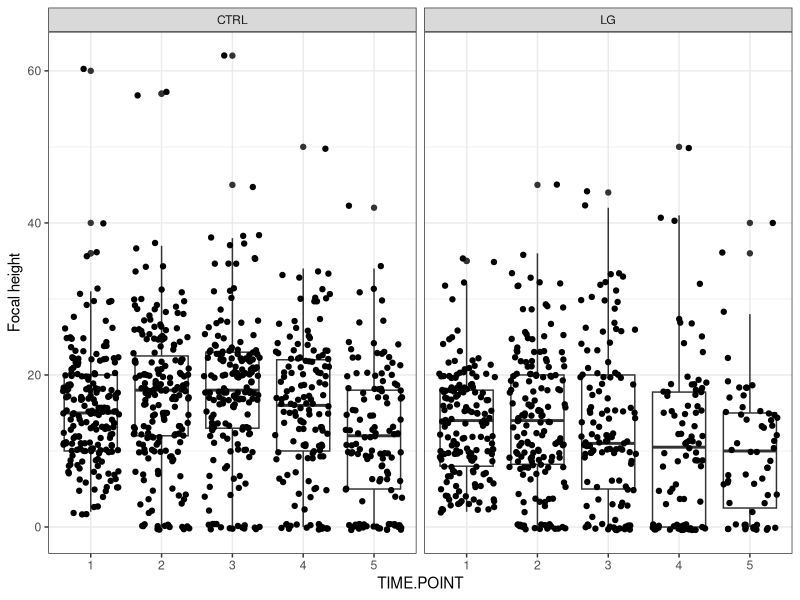
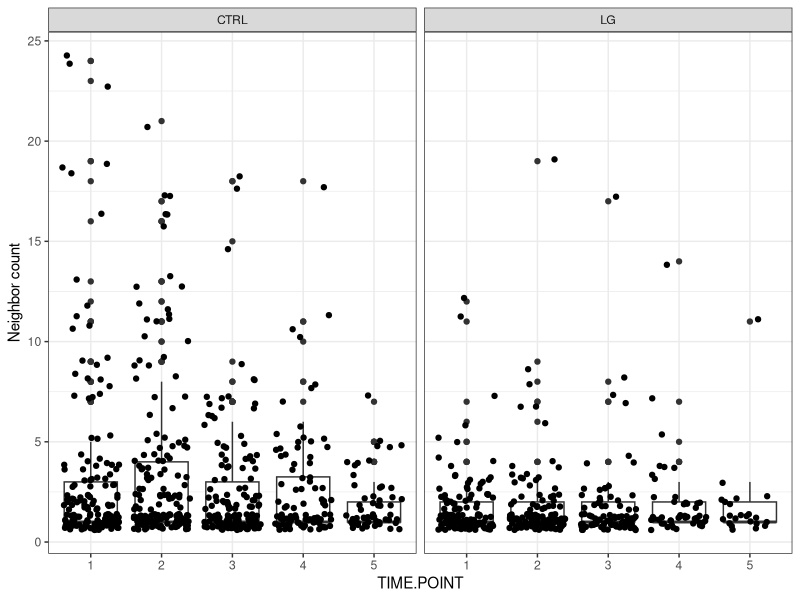
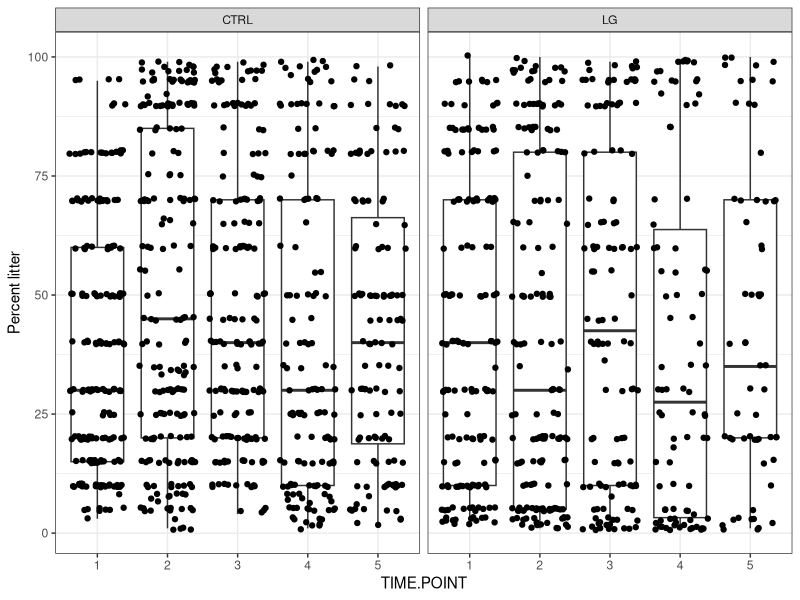
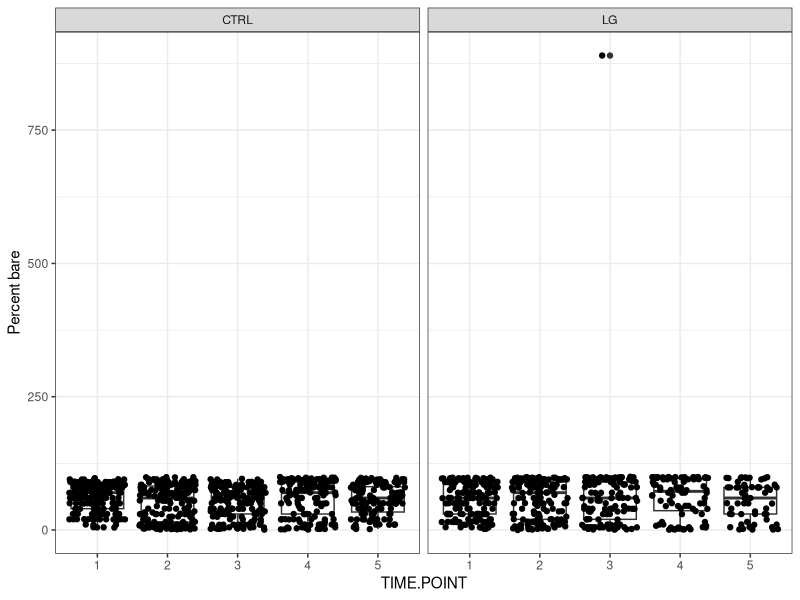
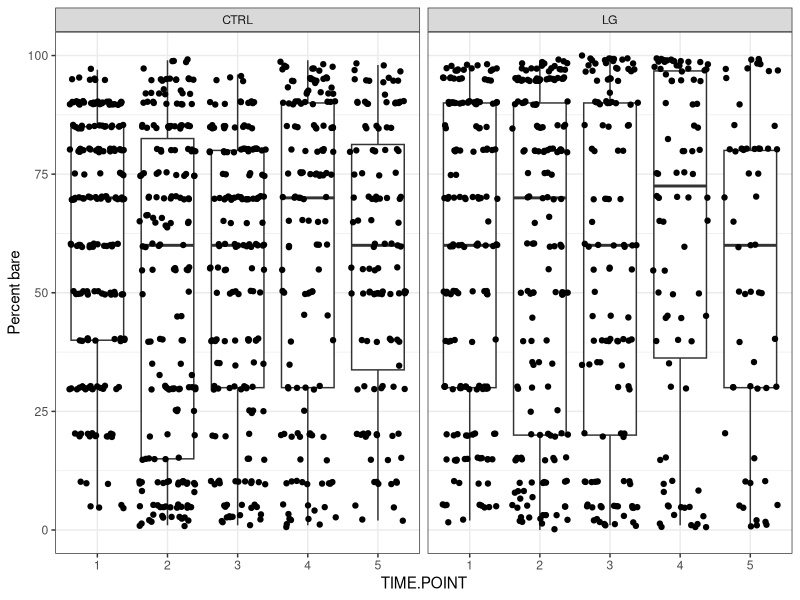
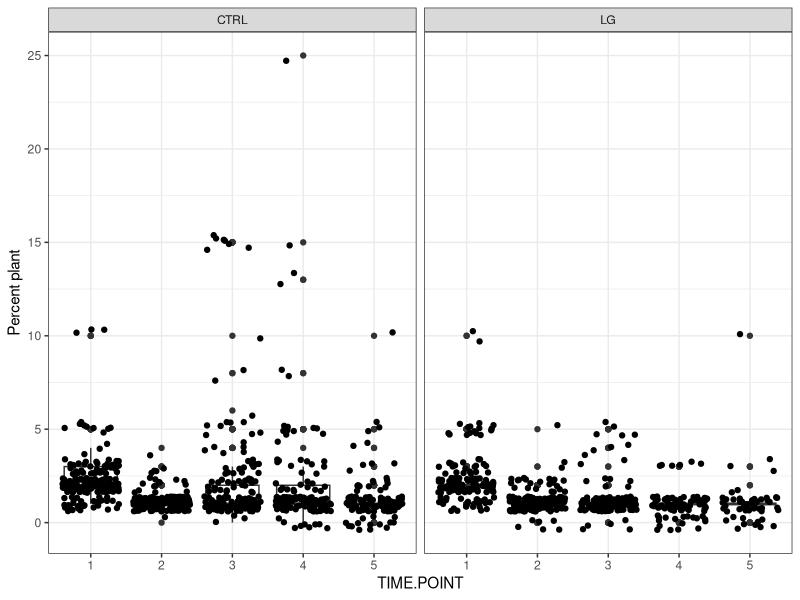

Here is the R script that generated these plots, in order:
library(tidyverse)

# Load data ---------------------------------------------------------------

raw <- read.csv("LUNA_COEXIST_ALL_CLEAN_FINAL.csv")


# Data wrangling ----------------------------------------------------------

# Data marked for use
dat.use <- raw %>% 
  filter(USE == "Y")

cols.num <- c("FOCAL_HT_mm", "FOCAL_Biomass_g", "NEIGH_CT", "AVG_NEIGH_HT_mm",
              "TALLEST_IN_30cm_mm", "Per_Litt", "Per_Bare", "Per_Plant",
              "Neigh_per_BD", "Neigh_per_FL", "Neigh_per_FR")
dat.use[cols.num] <- sapply(dat.use[cols.num], as.numeric)
dat.use$TIME.POINT <- as.character(dat.use$TIME.POINT)

# Divide into treatment and control
use.trt <- dat.use %>% 
  filter(TRT == "LG")

use.cntrl <- dat.use %>% 
  filter(TRT == "CTRL")

# Average values across time points
avg.time <- dat.use %>% 
  group_by(FOCAL, FOCAL_ID, TRT, NEIGH) %>% 
  summarise(focal.ht = mean(FOCAL_HT_mm, na.rm = TRUE),
            focal.biom = mean(FOCAL_Biomass_g, na.rm = TRUE),
            per.litt = mean(Per_Litt, na.rm = TRUE),
            per.bare = mean(Per_Bare, na.rm = TRUE),
            per.plant = mean(Per_Plant, na.rm = TRUE),
            neigh.ct = mean(NEIGH_CT, na.rm = TRUE),
            neigh.bd = mean(Neigh_per_BD, na.rm = TRUE),
            neigh.fl = mean(Neigh_per_FL, na.rm = TRUE), 
            neigh.fr = mean(Neigh_per_FR, na.rm = TRUE),
            .groups = "keep")

avg.trt <- avg.time %>% 
  filter(TRT == "LG")

avg.cntrl <- avg.time %>% 
  filter(TRT == "CTRL")



# Visualization by treatment over time ------------------------------------

# Function
viz <- function(cntrl.y, trt.y, y, h) {
  print(summary(aov(cntrl.y ~ use.cntrl$TIME.POINT)))
  print(TukeyHSD(aov(cntrl.y ~ use.cntrl$TIME.POINT)))
  
  print(summary(aov(trt.y ~ use.trt$TIME.POINT)))
  print(TukeyHSD(aov(trt.y ~ use.trt$TIME.POINT)))
  
  bxplot <- ggplot(dat.use, aes(x = TIME.POINT, y = y)) +
    geom_boxplot() +
    geom_jitter() +
    facet_wrap(~TRT) +
    theme_bw() +
    labs(y = h)
  bxplot

}

viz(use.cntrl$FOCAL_HT_mm, use.trt$FOCAL_HT_mm, dat.use$FOCAL_HT_mm, "Focal height")
viz(use.cntrl$NEIGH_CT, use.trt$NEIGH_CT, dat.use$NEIGH_CT, "Neighbor count")
viz(use.cntrl$Per_Litt, use.trt$Per_Litt, dat.use$Per_Litt, "Percent litter")

viz(use.cntrl$Per_Bare, use.trt$Per_Bare, dat.use$Per_Bare, "Percent bare") # outlier?
filter(dat.use, Per_Bare > 750) # 890?
bare.out <- filter(dat.use, Per_Bare < 750)
bare.out.c <- filter(bare.out, TRT == "CTRL")
bare.out.t <- filter(bare.out, TRT == "LG")
summary(aov(bare.out.c$Per_Bare ~ bare.out.c$TIME.POINT))
TukeyHSD(aov(bare.out.c$Per_Bare ~ bare.out.c$TIME.POINT))
summary(aov(bare.out.t$Per_Bare ~ bare.out.t$TIME.POINT))

ggplot(bare.out, aes(x = TIME.POINT, y = Per_Bare)) +
  geom_boxplot() +
  geom_jitter() +
  facet_wrap(~TRT) +
  theme_bw() +
  labs(y = "Percent bare")

viz(use.cntrl$Per_Plant, use.trt$Per_Plant, dat.use$Per_Plant, "Percent plant")



# T-test comparison, time points averaged ---------------------------------

t.test(avg.cntrl$focal.ht, avg.trt$focal.ht)
t.test(avg.cntrl$neigh.ct, avg.trt$neigh.ct)
t.test(avg.cntrl$per.litt, avg.trt$per.litt) # NS
t.test(avg.cntrl$per.bare, avg.trt$per.bare) # NS
t.test(avg.cntrl$per.plant, avg.trt$per.plant)
